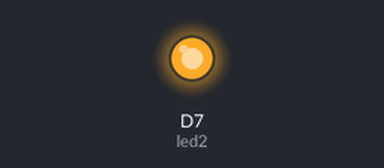
Recording of a sketch running on a simulated ESP8266 (NodeMCU). On the bench: output pins drawn as LEDs (lit = HIGH).

Above: at 0.7 s.
At 29.2 s:
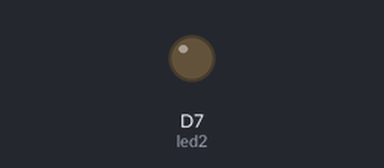
Timing chart, 0 to 33.8 s (numbered marks = the images above):
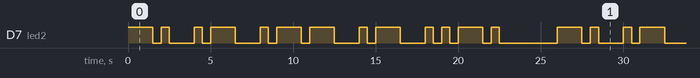

The sketch:

mynameblink.ino
```cpp
int led2 = D7;

int unit = 500;

void setup() {


  pinMode(led2, OUTPUT);

}

void dot() {
    digitalWrite(led2, HIGH);
    delay(unit);
    digitalWrite(led2, LOW);
    delay(unit);
}

void dash() {
    digitalWrite(led2, HIGH);
    delay(unit*3);
    digitalWrite(led2, LOW);
    delay(unit);
}

void new_char() {
    delay(unit*2);
}

void new_word() {
    delay(unit*6);
}


void loop() {

 // N mose code (-.)
 dash();
 dot();

 new_char();

 // A mose code (.-)
 dot();
 dash();

 new_char();

 // W mose code (.--)
 dot();
 dash();
 dash();

 new_char();

  // A mose code (.-)
 dot();
 dash();

 new_char();

 // F mose code (..-.)
 dot();
 dot();
 dash();
 dot();

 new_word();
}
```

Measured:
- by itself, D7 (led2): moves between LOW and HIGH, repeating every 26.0 s
- by itself, everything shown: repeats every 26.0 s, in 26 steps
